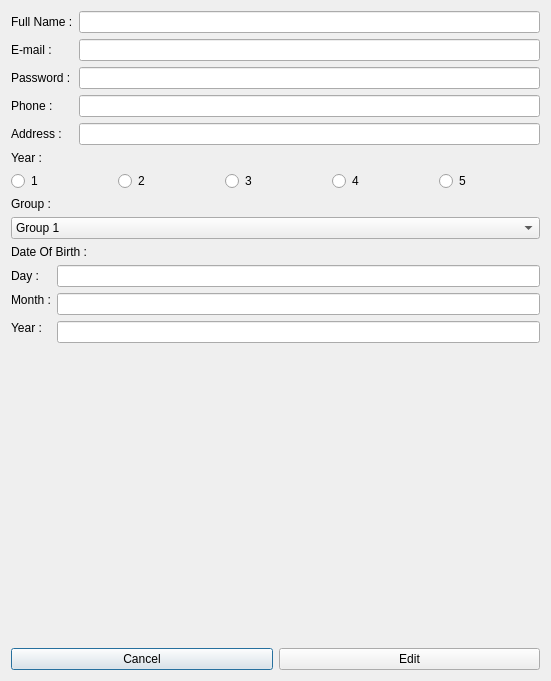
<?xml version="1.0" encoding="UTF-8"?>
<ui version="4.0">
 <class>edit_Students</class>
 <widget class="QDialog" name="edit_Students">
  <property name="geometry">
   <rect>
    <x>0</x>
    <y>0</y>
    <width>551</width>
    <height>681</height>
   </rect>
  </property>
  <property name="windowTitle">
   <string>Dialog</string>
  </property>
  <layout class="QVBoxLayout" name="verticalLayout_3">
   <item>
    <layout class="QFormLayout" name="formLayout">
     <item row="0" column="0">
      <layout class="QVBoxLayout" name="verticalLayout_2">
       <item>
        <widget class="QLabel" name="label">
         <property name="text">
          <string>Full Name :</string>
         </property>
        </widget>
       </item>
       <item>
        <widget class="QLabel" name="label_5">
         <property name="text">
          <string>E-mail :</string>
         </property>
        </widget>
       </item>
       <item>
        <widget class="QLabel" name="label_4">
         <property name="text">
          <string>Password :</string>
         </property>
        </widget>
       </item>
       <item>
        <widget class="QLabel" name="label_6">
         <property name="text">
          <string>Phone : </string>
         </property>
        </widget>
       </item>
       <item>
        <widget class="QLabel" name="label_7">
         <property name="text">
          <string>Address :</string>
         </property>
        </widget>
       </item>
      </layout>
     </item>
     <item row="0" column="1">
      <layout class="QVBoxLayout" name="verticalLayout">
       <item>
        <widget class="QLineEdit" name="Line_name">
         <property name="text">
          <string/>
         </property>
        </widget>
       </item>
       <item>
        <widget class="QLineEdit" name="Line_email">
         <property name="text">
          <string/>
         </property>
        </widget>
       </item>
       <item>
        <widget class="QLineEdit" name="Line_password">
         <property name="text">
          <string/>
         </property>
         <property name="echoMode">
          <enum>QLineEdit::Password</enum>
         </property>
        </widget>
       </item>
       <item>
        <widget class="QLineEdit" name="Line_phone">
         <property name="text">
          <string/>
         </property>
        </widget>
       </item>
       <item>
        <widget class="QLineEdit" name="Line_address">
         <property name="text">
          <string/>
         </property>
        </widget>
       </item>
      </layout>
     </item>
    </layout>
   </item>
   <item>
    <widget class="QLabel" name="label_3">
     <property name="text">
      <string>Year :</string>
     </property>
    </widget>
   </item>
   <item>
    <layout class="QHBoxLayout" name="horizontalLayout_2">
     <item>
      <widget class="QRadioButton" name="y1">
       <property name="text">
        <string>1</string>
       </property>
      </widget>
     </item>
     <item>
      <widget class="QRadioButton" name="y2">
       <property name="text">
        <string>2</string>
       </property>
      </widget>
     </item>
     <item>
      <widget class="QRadioButton" name="y3">
       <property name="text">
        <string>3</string>
       </property>
      </widget>
     </item>
     <item>
      <widget class="QRadioButton" name="y4">
       <property name="text">
        <string>4</string>
       </property>
      </widget>
     </item>
     <item>
      <widget class="QRadioButton" name="y5">
       <property name="text">
        <string>5</string>
       </property>
      </widget>
     </item>
    </layout>
   </item>
   <item>
    <widget class="QLabel" name="label_2">
     <property name="text">
      <string>Group :</string>
     </property>
    </widget>
   </item>
   <item>
    <widget class="QComboBox" name="Combo_Student">
     <item>
      <property name="text">
       <string>Group 1</string>
      </property>
     </item>
     <item>
      <property name="text">
       <string>Group 2</string>
      </property>
     </item>
     <item>
      <property name="text">
       <string>Group 3</string>
      </property>
     </item>
     <item>
      <property name="text">
       <string>Group 4</string>
      </property>
     </item>
     <item>
      <property name="text">
       <string>Group 5</string>
      </property>
     </item>
     <item>
      <property name="text">
       <string>Group 6</string>
      </property>
     </item>
     <item>
      <property name="text">
       <string>Group 7</string>
      </property>
     </item>
     <item>
      <property name="text">
       <string>Group 8</string>
      </property>
     </item>
     <item>
      <property name="text">
       <string>Group 9</string>
      </property>
     </item>
     <item>
      <property name="text">
       <string>Group 10</string>
      </property>
     </item>
     <item>
      <property name="text">
       <string>Group 11</string>
      </property>
     </item>
     <item>
      <property name="text">
       <string>Group 12</string>
      </property>
     </item>
    </widget>
   </item>
   <item>
    <widget class="QLabel" name="Date">
     <property name="text">
      <string>Date Of Birth :</string>
     </property>
    </widget>
   </item>
   <item>
    <layout class="QGridLayout" name="gridLayout_4">
     <item row="0" column="0">
      <widget class="QLabel" name="Day_3">
       <property name="text">
        <string>Day :</string>
       </property>
      </widget>
     </item>
     <item row="0" column="1">
      <widget class="QLineEdit" name="L_Day_3"/>
     </item>
     <item row="1" column="0">
      <widget class="QLabel" name="Month_3">
       <property name="text">
        <string>Month :</string>
       </property>
      </widget>
     </item>
     <item row="1" column="1" rowspan="2">
      <widget class="QLineEdit" name="L_Month_3"/>
     </item>
     <item row="2" column="0" rowspan="2">
      <widget class="QLabel" name="Year_3">
       <property name="text">
        <string>Year :</string>
       </property>
      </widget>
     </item>
     <item row="3" column="1">
      <widget class="QLineEdit" name="L_Year_3"/>
     </item>
    </layout>
   </item>
   <item>
    <spacer name="verticalSpacer">
     <property name="orientation">
      <enum>Qt::Vertical</enum>
     </property>
     <property name="sizeHint" stdset="0">
      <size>
       <width>20</width>
       <height>347</height>
      </size>
     </property>
    </spacer>
   </item>
   <item>
    <layout class="QHBoxLayout" name="horizontalLayout">
     <item>
      <widget class="QPushButton" name="btnCancelStudent">
       <property name="text">
        <string>Cancel</string>
       </property>
      </widget>
     </item>
     <item>
      <widget class="QPushButton" name="btnEditStudent">
       <property name="text">
        <string>Edit</string>
       </property>
      </widget>
     </item>
    </layout>
   </item>
  </layout>
 </widget>
 <resources/>
 <connections/>
</ui>
